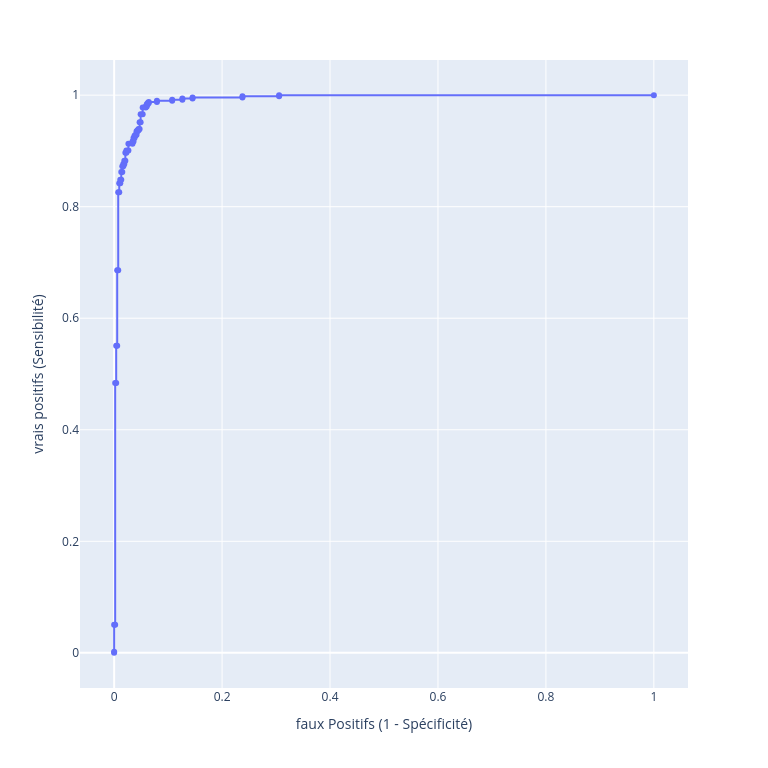

The notebook cell saved with this chart:
### Code cell
affichage = pd.DataFrame({'Probabilite':pd.Series(seuils).apply(lambda x : f'{x*100:0.2f}'),
                          'faux Positifs (1 - Spécificité)':fauxPositifs,
                          'vrais positifs (Sensibilité)':vraisPositifs
                         })
fig = px.line( affichage, 
                  x='faux Positifs (1 - Spécificité)', 
                  y='vrais positifs (Sensibilité)', 
                  hover_data=['Probabilite'],
                  
                  width=768,
                  height=768,
                  )
fig.update_traces(mode="markers+lines")#, hovertemplate=None)
# fig.update_layout(hovermode="y unified")

fig.show()

### Figure 1 — Plotly figure (JSON) as saved in the notebook; plotly's stock layout.template omitted (floating-point values rounded to 4 significant figures)
{"data": [{"customdata": [["inf"], ["100.00"], ["99.83"], ["99.83"], ["98.24"], ["98.23"], ["97.69"], ["97.68"], ["95.89"], ["95.89"], ["86.13"], ["86.06"], ["83.42"], ["83.42"], ["82.14"], ["82.08"], ["79.91"], ["79.78"], ["76.88"], ["76.75"], ["76.27"], ["76.14"], ["75.33"], ["75.30"], ["73.85"], ["73.51"], ["73.28"], ["72.55"], ["69.07"], ["68.23"], ["67.56"], ["67.21"], ["66.94"], ["66.84"], ["66.71"], ["66.22"], ["66.01"], ["65.77"], ["64.91"], ["64.11"], ["63.98"], ["63.17"], ["62.73"], ["61.75"], ["57.46"], ["57.36"], ["51.33"], ["49.39"], ["42.58"], ["39.71"], ["39.41"], ["38.16"], ["36.55"], ["35.80"], ["35.03"], ["33.45"], ["32.48"], ["23.71"], ["22.92"], ["19.20"], ["19.15"], ["16.17"], ["15.62"], ["13.98"], ["13.82"], ["8.68"], ["8.63"], ["6.09"], ["6.06"], ["0.00"]], "hovertemplate": "faux Positifs (1 - Spécificité)=%{x}<br>vrais positifs (Sensibilité)=%{y}<br>Probabilite=%{customdata[0]}<extra></extra>", "legendgroup": "", "line": {"color": "#636efa", "dash": "solid"}, "marker": {"symbol": "circle"}, "mode": "markers+lines", "name": "", "orientation": "v", "showlegend": false, "type": "scatter", "x": [0.0, 0.0, 0.0, 0.001887, 0.001887, 0.003774, 0.003774, 0.00566, 0.00566, 0.007547, 0.007547, 0.009434, 0.009434, 0.01132, 0.01132, 0.01321, 0.01321, 0.01509, 0.01509, 0.01698, 0.01698, 0.01887, 0.01887, 0.02075, 0.02075, 0.02264, 0.02264, 0.02642, 0.02642, 0.03396, 0.03396, 0.03585, 0.03585, 0.03774, 0.03774, 0.03962, 0.03962, 0.04151, 0.04151, 0.0434, 0.0434, 0.04528, 0.04528, 0.04717, 0.04717, 0.04906, 0.04906, 0.05283, 0.05283, 0.05849, 0.05849, 0.06038, 0.06038, 0.06226, 0.06226, 0.06415, 0.06415, 0.07925, 0.07925, 0.1075, 0.1075, 0.1264, 0.1264, 0.1453, 0.1453, 0.2377, 0.2377, 0.3057, 0.3057, 1.0], "xaxis": "x", "y": [0.0, 0.002024, 0.05061, 0.05061, 0.4838, 0.4838, 0.5506, 0.5506, 0.6862, 0.6862, 0.8259, 0.8259, 0.8421, 0.8421, 0.8482, 0.8482, 0.8623, 0.8623, 0.8725, 0.8725, 0.8765, 0.8765, 0.8826, 0.8826, 0.8968, 0.8968, 0.9008, 0.9008, 0.913, 0.913, 0.917, 0.917, 0.9231, 0.9231, 0.9271, 0.9271, 0.9291, 0.9291, 0.9352, 0.9352, 0.9372, 0.9372, 0.9393, 0.9393, 0.9514, 0.9514, 0.9656, 0.9656, 0.9777, 0.9777, 0.9798, 0.9798, 0.9838, 0.9838, 0.9858, 0.9858, 0.9879, 0.9879, 0.9899, 0.9899, 0.9919, 0.9919, 0.9939, 0.9939, 0.996, 0.996, 0.998, 0.998, 1.0, 1.0], "yaxis": "y"}], "layout": {"height": 768, "legend": {"tracegroupgap": 0}, "margin": {"t": 60}, "width": 768, "xaxis": {"anchor": "y", "domain": [0, 1], "title": {"text": "faux Positifs (1 - Spécificité)"}}, "yaxis": {"anchor": "x", "domain": [0, 1], "title": {"text": "vrais positifs (Sensibilité)"}}}}
